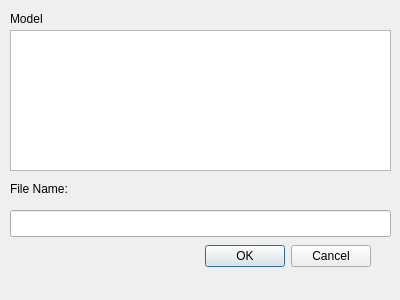
<?xml version="1.0" encoding="UTF-8"?>
<ui version="4.0">
 <class>XSDialog</class>
 <widget class="QDialog" name="XSDialog">
  <property name="geometry">
   <rect>
    <x>0</x>
    <y>0</y>
    <width>400</width>
    <height>300</height>
   </rect>
  </property>
  <property name="windowTitle">
   <string>Dialog</string>
  </property>
  <widget class="QDialogButtonBox" name="buttonBox">
   <property name="geometry">
    <rect>
     <x>30</x>
     <y>240</y>
     <width>341</width>
     <height>32</height>
    </rect>
   </property>
   <property name="orientation">
    <enum>Qt::Horizontal</enum>
   </property>
   <property name="standardButtons">
    <set>QDialogButtonBox::Cancel|QDialogButtonBox::Ok</set>
   </property>
  </widget>
  <widget class="QLabel" name="label_filename">
   <property name="geometry">
    <rect>
     <x>10</x>
     <y>180</y>
     <width>81</width>
     <height>17</height>
    </rect>
   </property>
   <property name="text">
    <string>File Name:</string>
   </property>
  </widget>
  <widget class="QLineEdit" name="lineEdit">
   <property name="geometry">
    <rect>
     <x>10</x>
     <y>210</y>
     <width>381</width>
     <height>27</height>
    </rect>
   </property>
  </widget>
  <widget class="QLabel" name="label_model">
   <property name="geometry">
    <rect>
     <x>10</x>
     <y>10</y>
     <width>67</width>
     <height>17</height>
    </rect>
   </property>
   <property name="text">
    <string>Model</string>
   </property>
  </widget>
  <widget class="QListView" name="listView">
   <property name="geometry">
    <rect>
     <x>10</x>
     <y>30</y>
     <width>381</width>
     <height>141</height>
    </rect>
   </property>
  </widget>
 </widget>
 <resources/>
 <connections>
  <connection>
   <sender>buttonBox</sender>
   <signal>accepted()</signal>
   <receiver>XSDialog</receiver>
   <slot>accept()</slot>
   <hints>
    <hint type="sourcelabel">
     <x>248</x>
     <y>254</y>
    </hint>
    <hint type="destinationlabel">
     <x>157</x>
     <y>274</y>
    </hint>
   </hints>
  </connection>
  <connection>
   <sender>buttonBox</sender>
   <signal>rejected()</signal>
   <receiver>XSDialog</receiver>
   <slot>reject()</slot>
   <hints>
    <hint type="sourcelabel">
     <x>316</x>
     <y>260</y>
    </hint>
    <hint type="destinationlabel">
     <x>286</x>
     <y>274</y>
    </hint>
   </hints>
  </connection>
 </connections>
</ui>
